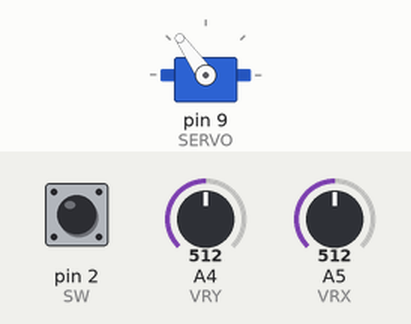
A sketch run on a simulated Arduino Uno, built with avr-gcc and run on an emulated ATmega328P. Shown: servo. Inputs (shaded band) come from the test bench; at power-on: A4 (VRY) = 512, pin 2 (SW) HIGH, A5 (VRX) = 512.

Above: at 1.2 s.
1.3 s: A4 (VRY) set to 433
2.8 s: A4 (VRY) set to 411
At 3.3 s:
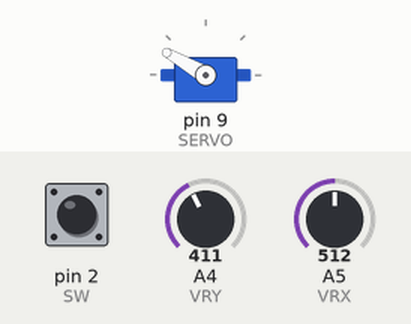
Timing chart, 0 to 5.8 s (numbered marks = the images above; inputs shaded):
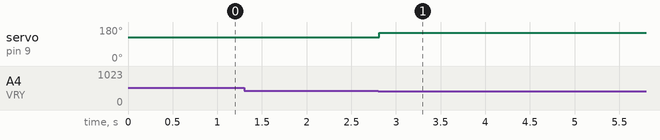

Measured:
- the behaviour switches between 421 and 420 on A4 (VRY) (found by bisection; images 0 and 1)
- after the input at 1.3 s, every drawn part: stays the same
- after the input at 2.8 s, servo on pin 9 (SERVO): 125° → 150° at once

The sketch:

garra.ino
```cpp
#include <Servo.h>

#define SW 2
#define SERVO 9
#define VRY A4
#define VRX A5

const int CLOSE = 150;
const int OPEN = 100;

int reading_vrx;
int reading_vry;
int reading_sw;

boolean flag = 0;

Servo servo_motor;

void setup() {
  Serial.begin(9600);
  pinMode(VRX, INPUT);
  pinMode(VRY, INPUT);
  pinMode(SW, INPUT_PULLUP);
  servo_motor.attach(SERVO);
}

void loop() {
  reading_vry = analogRead(VRY);
  reading_vrx = analogRead(VRX);

  reading_sw = digitalRead(SW);
  if (reading_sw == 0) {
    flag = 0;
  }

  if (flag == 0) {
    reading_vrx = map(reading_vrx, 0, 1023, CLOSE, OPEN);

    servo_motor.write(reading_vrx);
    delay(10);
  }

  if (reading_vry >= 620 && flag == 0) {
    flag = 1;
    servo_motor.write(OPEN);
    delay(10);
  } else if (reading_vry <= 420 && flag == 0) {
    flag = 1;
    servo_motor.write(CLOSE);
    delay(10);
  }
}
```
